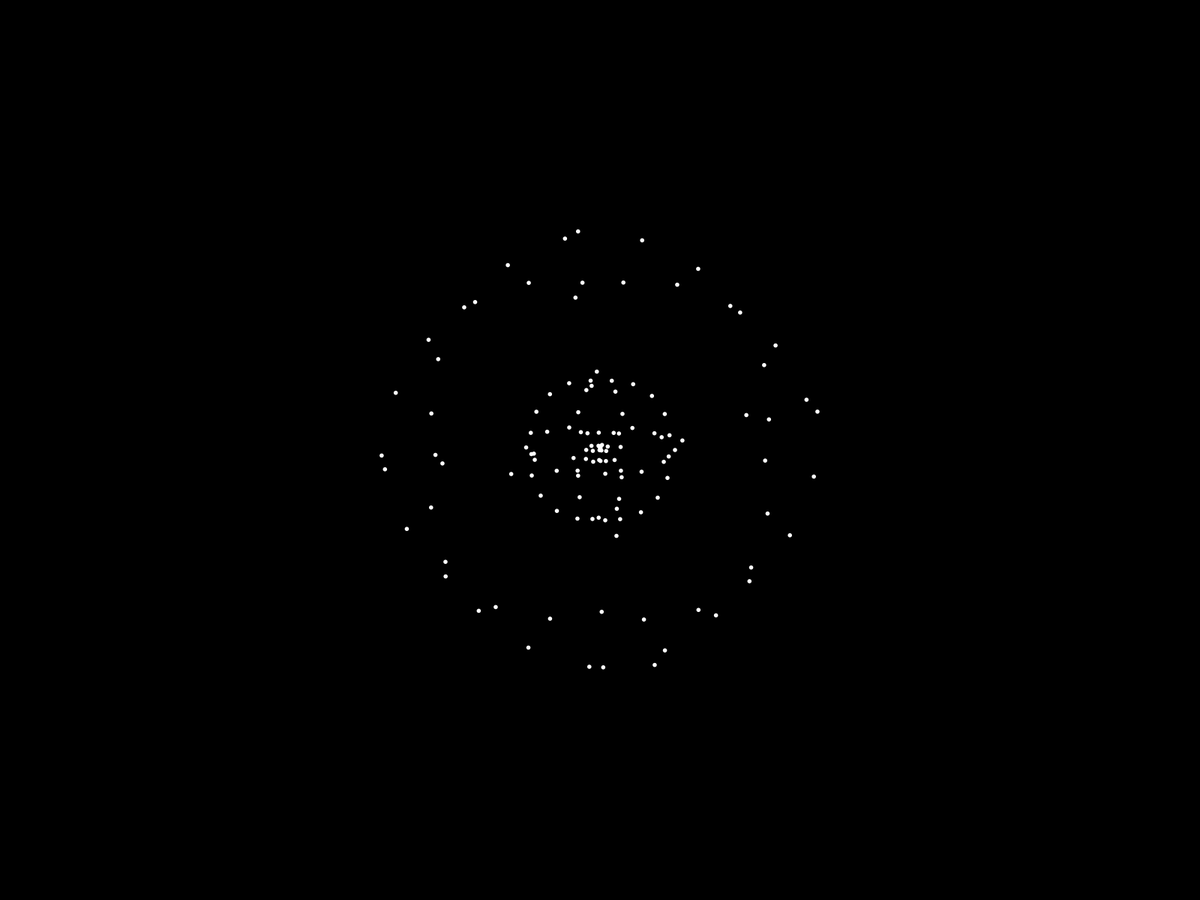
Frame 1 (no input)
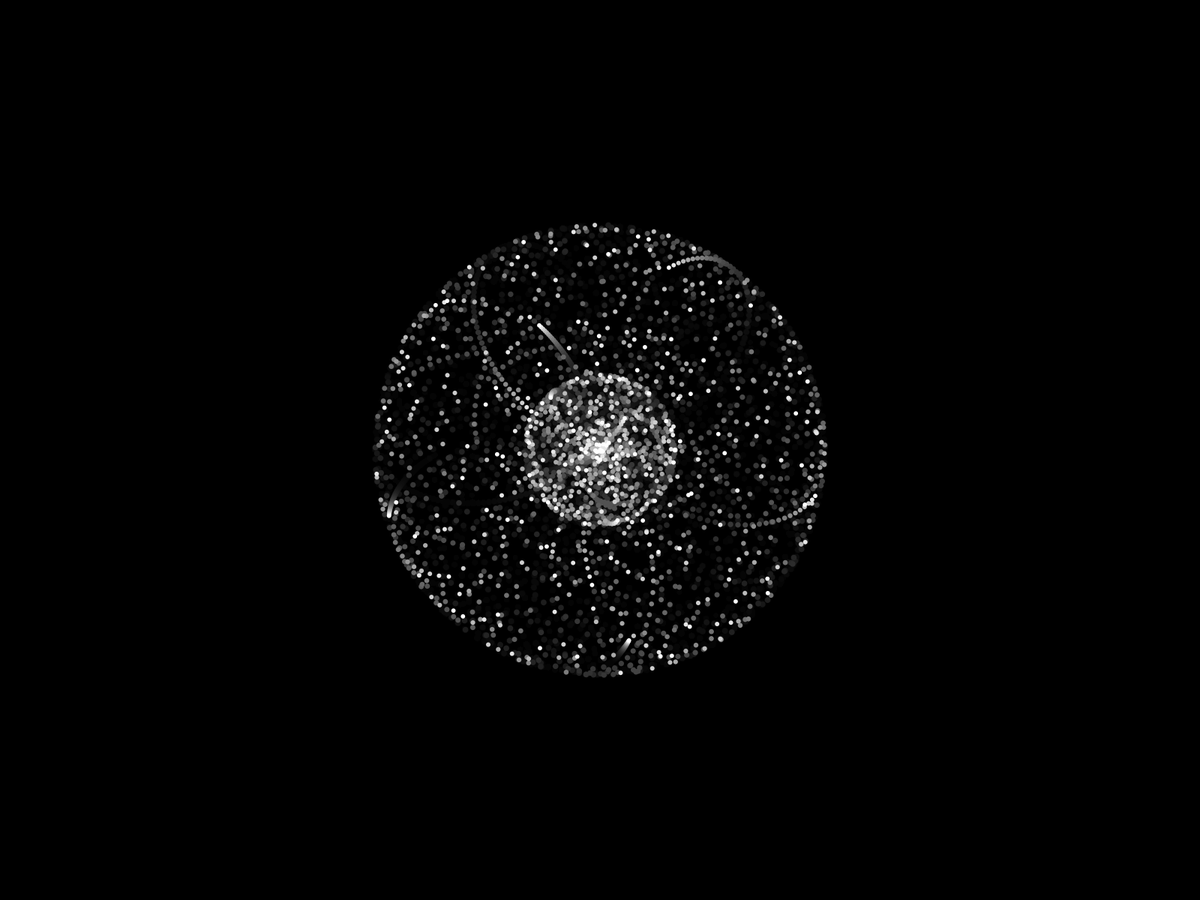
Frame 60 (the mouse pressed at the canvas centre just before this capture)
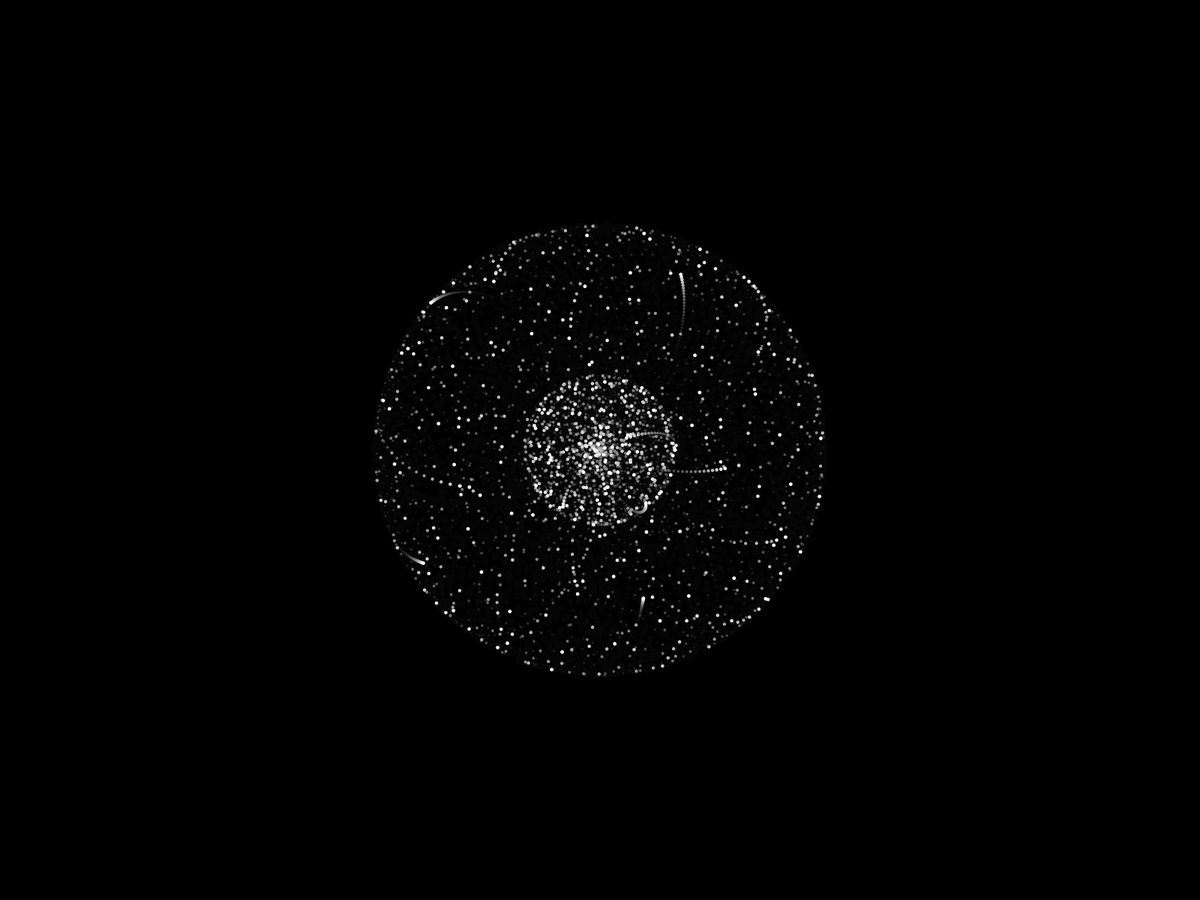
Frame 120 (the mouse held since frame 60 and released just before this capture)

The Processing sketch that drew these frames (run headless with seeded random() and noise(); from frame 60 on, the mouse is pressed at the canvas centre):

// Processing sketch: sketch133421
// ── sketch133421.pde
float resolution;
float radius = 100;
float circleX;
float circleY;
float rotation = 0;
float circles;
float circleW;
float circleH;
float offset;

void setup() {
  fullScreen();
  background(0);
  circleX = 0;
  circleY = 0;
}

void draw() {
  fill(0,0,0,25);
  rect(0,0,width,height);
  translate(width/2, height/2);
  fill(255);
  noStroke();
  offset++;

  resolution = map(sin(offset*0.0005), -1, 1, 50, 200);
  circles = 400;
  
  circleW = map(sin(offset*0.05), -1, 1, 3, 8);
  circleH = map(sin(offset*0.05), -1, 1, 3, 8);

  for (int i = 0; i < resolution; i++) {

    float scale = 200;

    float waveAngle = map(i, 0, resolution, 0, TWO_PI * circles); //number of circles
    float waveOffset = sin(waveAngle) * scale;  //scale the -1 to 1 up

    float angle = map(i, 0, resolution, 0, TWO_PI * 156); //multiply for weirdness

    float circleOffsetX = cos(angle) * (radius + waveOffset); //xposition
    float circleOffsetY = sin(angle) * (radius + waveOffset); //yposition

    float x = circleX + circleOffsetX;
    float y = circleY + circleOffsetY;
    
    ellipse(x, y, circleW, circleH);

  }
}
